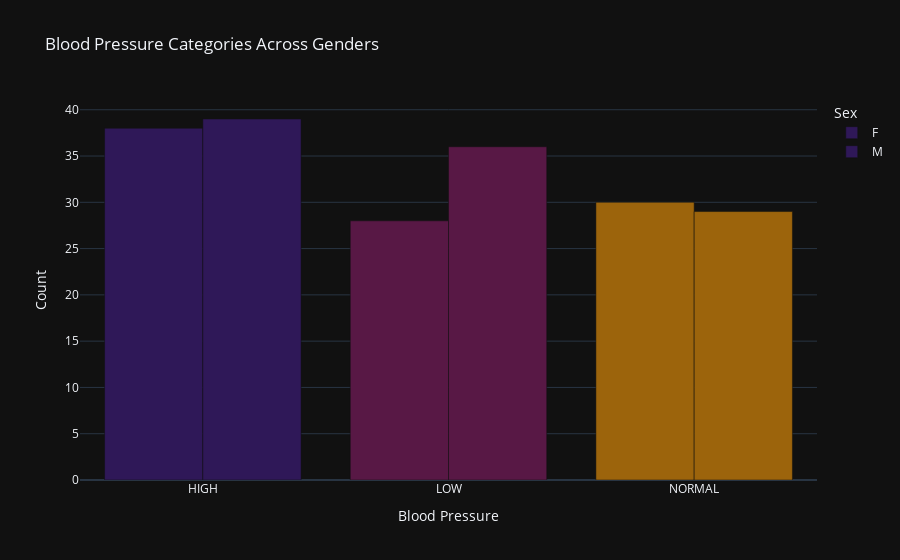

Source (notebook cell):
### Markdown cell above
The oldest age is 74, The youngest age is 15, median age is 45.

### Code cell
grouped = df.groupby(['BP', 'Sex']).size().unstack().reset_index()

# Creating the grouped bar chart
fig = px.bar(grouped, x='BP', y=['F', 'M'], barmode='group', title='Blood Pressure Categories Across Genders',template='plotly_dark')
fig.update_layout(xaxis_title='Blood Pressure', yaxis_title='Count', legend_title='Sex')

# Changing the color of the bars
fig.update_traces(marker_color=['#2f1858','#581845', '#9C640C'])  # Assigning colors to each gender

fig.show()

### Figure 1 — Plotly figure (JSON) as saved in the notebook; plotly's stock layout.template omitted (floating-point values rounded to 4 significant figures)
{"data": [{"alignmentgroup": "True", "hovertemplate": "variable=F<br>BP=%{x}<br>value=%{y}<extra></extra>", "legendgroup": "F", "marker": {"color": ["#2f1858", "#581845", "#9C640C"], "pattern": {"shape": ""}}, "name": "F", "offsetgroup": "F", "orientation": "v", "showlegend": true, "textposition": "auto", "type": "bar", "x": ["HIGH", "LOW", "NORMAL"], "xaxis": "x", "y": [38, 28, 30], "yaxis": "y"}, {"alignmentgroup": "True", "hovertemplate": "variable=M<br>BP=%{x}<br>value=%{y}<extra></extra>", "legendgroup": "M", "marker": {"color": ["#2f1858", "#581845", "#9C640C"], "pattern": {"shape": ""}}, "name": "M", "offsetgroup": "M", "orientation": "v", "showlegend": true, "textposition": "auto", "type": "bar", "x": ["HIGH", "LOW", "NORMAL"], "xaxis": "x", "y": [39, 36, 29], "yaxis": "y"}], "layout": {"autosize": true, "barmode": "group", "legend": {"title": {"text": "Sex"}, "tracegroupgap": 0}, "title": {"text": "Blood Pressure Categories Across Genders"}, "xaxis": {"anchor": "y", "autorange": true, "domain": [0, 1], "range": [-0.5, 2.5], "title": {"text": "Blood Pressure"}, "type": "category"}, "yaxis": {"anchor": "x", "autorange": true, "domain": [0, 1], "range": [0, 41.05], "title": {"text": "Count"}, "type": "linear"}}}
